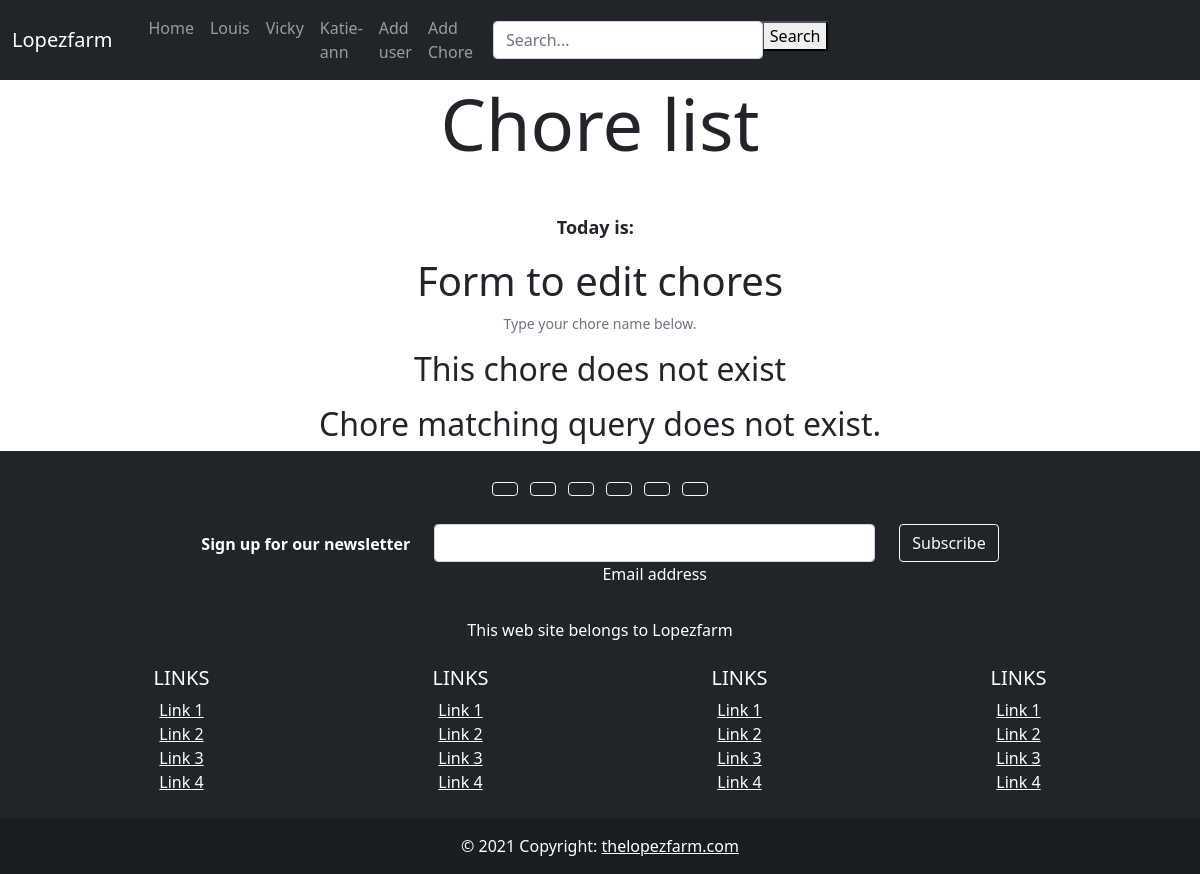
Page /editChore/18/ on the earlier database version.
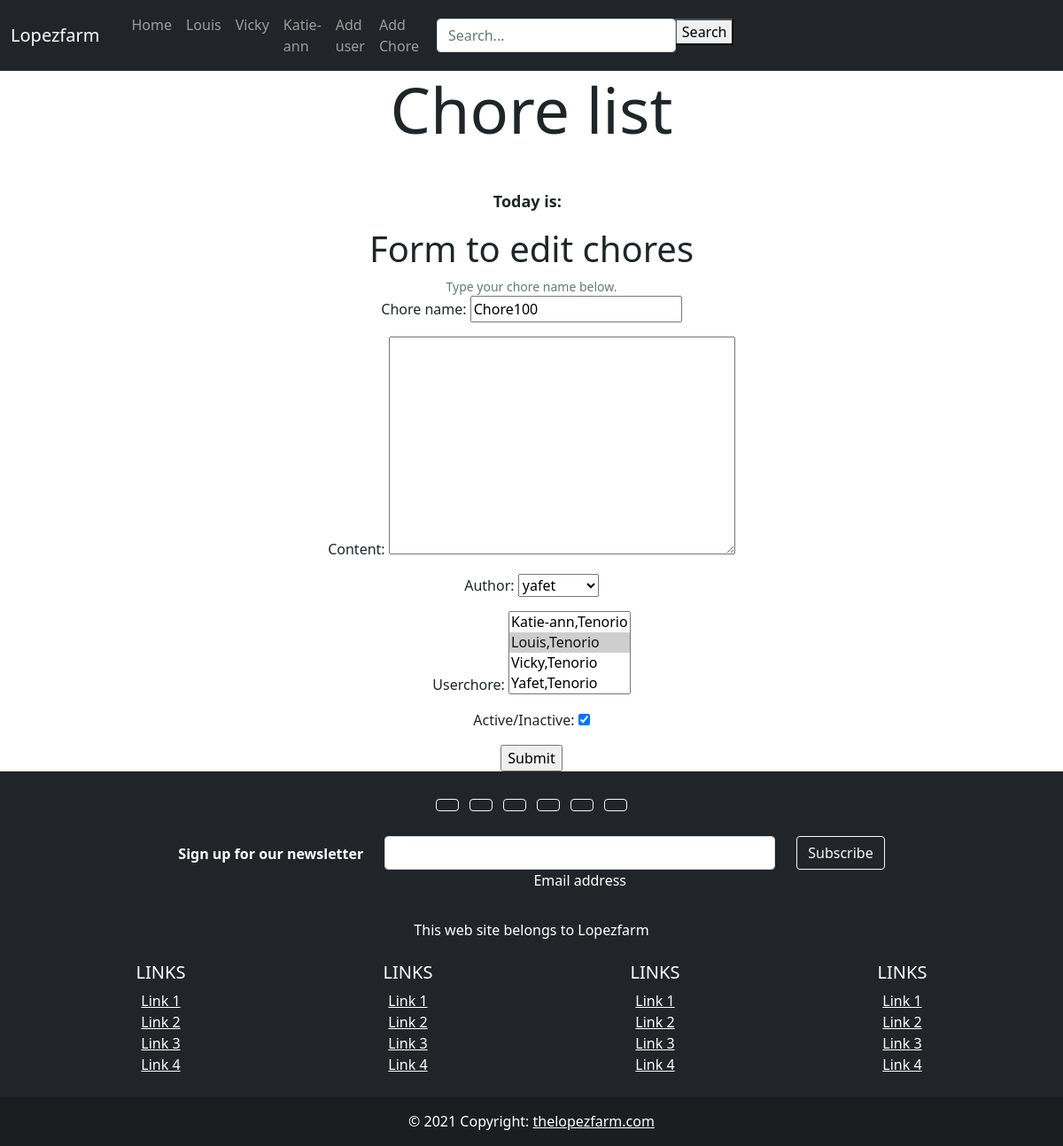
Same page on the later database version.
### app/models.py (models this page shows, shortened)
class Chore(models.Model):
    id=models.AutoField(primary_key=True)
    name=models.CharField('Chore name', max_length=100, null=False, blank=False)
    content=RichTextField('Content', blank=True, null=True)
    imagen=models.ImageField(upload_to="app", null=False, blank=False)
    author=models.ForeignKey(User, on_delete=models.CASCADE)
    userchore=models.ManyToManyField(UserChore)
    created=models.DateTimeField('Created date', auto_now=False, auto_now_add=True)
    updated=models.DateTimeField('Updated date', auto_now=False, auto_now_add=True)
    state=models.BooleanField('Active/Inactive', default=True)
    start_task=models.DateTimeField(auto_now_add=False, auto_now=False, blank=True, null=True)
    class Meta:
        verbose_name='chore'
        verbose_name_plural='chores'
        ordering=['name']

class UserChore(models.Model):
    id=models.AutoField(primary_key=True)
    name=models.CharField('Username', max_length=50, null=False, blank=False)
    lastName=models.CharField(max_length=50, null=False, blank=False)
    email=models.EmailField('Email', blank=False, null=False)
    state=models.BooleanField('User', default=True)
    fecha_creacion=models.DateField('Fechad de Creacion', auto_now=False, auto_now_add=True)
    gener=models.CharField(max_length=10)
    class Meta:
        verbose_name='UserChore'
        verbose_name_plural='UserChores'
        ordering=['name']
    def __str__(self):
        return "{0},{1}".format(self.name, self.lastName)

### app/views.py (the view)
# urls.py: path("editChore/<int:id>/", views.editChore, name="editChore"),
def editChore(request, id):
    chore_form=None
    error=None
    try:
        chore=Chore.objects.get(id=id)
        if request.method=='GET':
            chore_form=ChoreForm(instance=chore)
        else:
            chore_form=ChoreForm(request.POST, instance=chore)
            if chore_form.is_valid():
                chore_form.save()
            return redirect('home1')
    except ObjectDoesNotExist as e:
        error=e
    return render(request, 'app/edit_chore.html', {'form':chore_form, 'error':error})

### app/forms.py
class ChoreForm(forms.ModelForm):
    class Meta:
        model=Chore
        fields=['name', 'content', 'author', 'userchore', 'state']

### app/templates/app/edit_chore.html (shortened to what this page needs)
{% extends 'app/layout.html' %}
{% block content %}
<div class="container text-center">
    <h1>Form to edit chores</h1>
    <div id="emailHelp" class="form-text">Type your chore name below.</div>
    <form method="POST">
        {% if error %}
            <p><h2>This chore does not exist</h2></p>
            <h2>{{ error }}</h2>
        {% else %}
          <div class="mb-3">
            {{ form.as_p }}
          </div>
          <input type="submit" value="Submit">
        {% endif %}
      </form>
</div>
{% endblock %}

### app/templates/app/layout.html (shortened to what this page needs)
{% load static %}
{% block nav_bar %}
<!doctype html>
<html lang="en">
  <head>
    <link href="https://cdn.jsdelivr.net/npm/bootstrap@5.1.3/dist/css/bootstrap.min.css" rel="stylesheet">
  <body>
    <nav class="navbar navbar-expand-lg navbar-dark bg-dark">
        <div class="container-fluid">
          <a class="navbar-brand" href="{% url 'home1' %}">Lopezfarm</a>
          <div class="container">
          <div class="collapse navbar-collapse" id="navbarNavAltMarkup">
              <div class="navbar-nav">
                <a class="nav-link" aria-current="page" href="{% url 'home1' %}">Home</a>
                <a class="nav-link" aria-current="page" href="{% url 'user' user_id=1 %}">Louis</a>
                <a class="nav-link" aria-current="page" href="{% url 'user' user_id=2 %}">Vicky</a>
                <a class="nav-link" aria-current="page" href="{% url 'user' user_id=3 %}">Katie-ann</a>
                <a class="nav-link" aria-current="page" href="{% url 'AddUser' %}">Add user</a>
                <a class="nav-link" aria-current="page" href="{% url 'addChore' %}">Add Chore</a>
              </div>
        {% endblock nav_bar %}
        {% block search_bar %}
            <div class="container">
              <div class="row">
                <div class="col-md-12 search">
                  <form method="get">
                    <div style= "width: 50%" id="custom-search-input">
                      <div class="input-group col-md-12">
                        <input type="search" class="form-control rounded" placeholder="Search..." name="search" value="{{ request.GET.search }}">
                        <span class="input-group-list">
                          <button type="submit" class="button btn-succcess">Search</button>
                        </span>
                      </div>
                    </div>
                  </form>
                </div>
              </div>
            </div>
        {% endblock search_bar %}
          </div>
        </div>
        </div>
      </nav>
    {% block tittle %}
      <div class="jumbotron jumbotron-fluid bg-white">
        <div class="container text-center">
            <h1 class="display-2">Chore list</h1>
        </div>
    </div>
    {% endblock tittle %}
    {% block time %}
    <p>&nbsp;</p>
    <p style="text-align: center"><strong><span style="font-size: 18px">Today is:&nbsp;&nbsp;</span></strong>{{ now }} </p>
    {% endblock time %}
    {% block content %}
    {% endblock content %}
{% block footer %}
<footer class="bg-dark text-center text-white">
  <div class="container p-4">
    <section class="mb-4">
      <a class="btn btn-outline-light btn-floating m-1" href="{% url 'user' user_id=1 %}" role="button"
        ></a>
      <a class="btn btn-outline-light btn-floating m-1" href="{% url 'user' user_id=2 %}" role="button"
        ></a>
      <a class="btn btn-outline-light btn-floating m-1" href="{% url 'user' user_id=3 %}" role="button"
        ></a>
      <a class="btn btn-outline-light btn-floating m-1" href="admin" role="button"
        ></a>
      <a class="btn btn-outline-light btn-floating m-1" href="#!" role="button"
        ></a>
      <a class="btn btn-outline-light btn-floating m-1" href="#!" role="button"
        ></a>
    </section>
    <section class="">
      <form action="">
        <div class="row d-flex justify-content-center">
          <div class="col-auto">
            <p class="pt-2">
              <strong>Sign up for our newsletter</strong>
            </p>
          </div>
          <div class="col-md-5 col-12">
            <div class="form-outline form-white mb-4">
              <input type="email" id="form5Example21" class="form-control" />
              <label class="form-label" for="form5Example21">Email address</label>
            </div>
          </div>
          <div class="col-auto">
            <button type="submit" class="btn btn-outline-light mb-4">
              Subscribe
            </button>
          </div>
        </div>
      </form>
    </section>
    <section class="mb-4">
      <p>
        This web site belongs to Lopezfarm
      </p>
    </section>
    <section class="">
      <div class="row">
        <div class="col-lg-3 col-md-6 mb-4 mb-md-0">
          <h5 class="text-uppercase">Links</h5>
          <ul class="list-unstyled mb-0">
            <li>
              <a href="#!" class="text-white">Link 1</a>
            </li>
            <li>
              <a href="#!" class="text-white">Link 2</a>
            </li>
            <li>
              <a href="#!" class="text-white">Link 3</a>
            </li>
            <li>
              <a href="#!" class="text-white">Link 4</a>
            </li>
          </ul>
        </div>
        <div class="col-lg-3 col-md-6 mb-4 mb-md-0">
          <h5 class="text-uppercase">Links</h5>
          <ul class="list-unstyled mb-0">
            <li>
              <a href="#!" class="text-white">Link 1</a>
            </li>
            <li>
              <a href="#!" class="text-white">Link 2</a>
            </li>
            <li>
              <a href="#!" class="text-white">Link 3</a>
            </li>
            <li>
              <a href="#!" class="text-white">Link 4</a>
            </li>
          </ul>
        </div>
        <div class="col-lg-3 col-md-6 mb-4 mb-md-0">
          <h5 class="text-uppercase">Links</h5>
          <ul class="list-unstyled mb-0">
            <li>
              <a href="#!" class="text-white">Link 1</a>
            </li>
            <li>
              <a href="#!" class="text-white">Link 2</a>
            </li>
            <li>
              <a href="#!" class="text-white">Link 3</a>
            </li>
            <li>
              <a href="#!" class="text-white">Link 4</a>
            </li>
          </ul>
        </div>
        <div class="col-lg-3 col-md-6 mb-4 mb-md-0">
          <h5 class="text-uppercase">Links</h5>
          <ul class="list-unstyled mb-0">
            <li>
              <a href="#!" class="text-white">Link 1</a>
            </li>
            <li>
              <a href="#!" class="text-white">Link 2</a>
            </li>
            <li>
              <a href="#!" class="text-white">Link 3</a>
            </li>
            <li>
              <a href="#!" class="text-white">Link 4</a>
            </li>
          </ul>
        </div>
      </div>
    </section>
  </div>
  <div class="text-center p-3" style="background-color: rgba(0, 0, 0, 0.2);">
    © 2021 Copyright:
    <a class="text-white" href="">thelopezfarm.com</a>
  </div>
</footer>
  </body>
</html>
{% endblock footer %}

Differences in the rows shown:
added Chore: name "Chore100"
added UserChore: state "☑"
Other differences:
form field author: (not shown) → "yafet"
form field userchore: (not shown) → "Katie-ann,Tenorio / Louis,Tenorio ☑ / Vicky,Tenorio / Yafet,Tenorio"
form field value: (not shown) → "Submit"
{{ error }}: "Chore matching query does not exist." → (not shown)
text no longer shown: "This chore does not exist"
text now shown: "Chore name: Content: Author: Userchore: Active/Inactive:"
